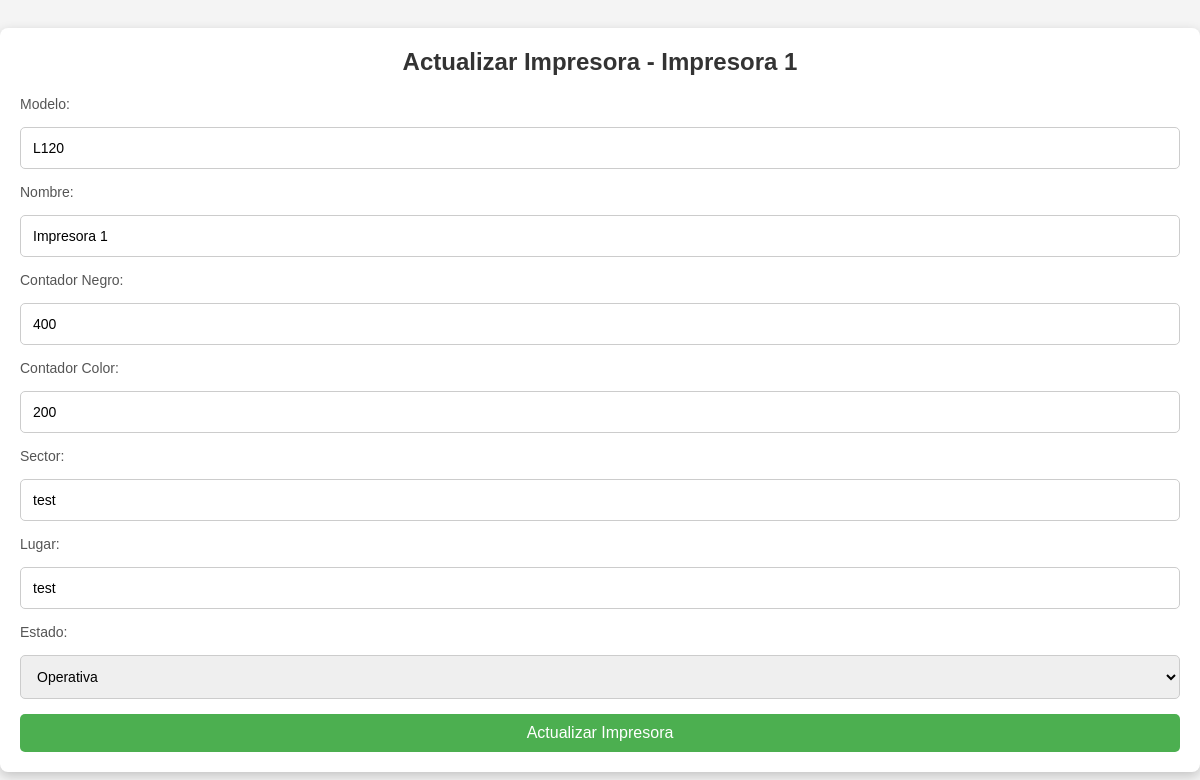
The page /controllers/actualizar_impresora.php?id=3 (signed in) on the database its author committed.
### tables this page shows
CREATE TABLE impresoras (
    id INT AUTO_INCREMENT PRIMARY KEY,
    modelo VARCHAR(100),
    nombre VARCHAR(100),
    contador_negro INT DEFAULT 0,
    contador_color INT DEFAULT 0,
    total_impresiones INT GENERATED ALWAYS AS (contador_negro + contador_color) STORED,
    fecha_instalacion DATE,
    lugar VARCHAR(100),
    sector VARCHAR(100),
    fecha_actualizacion TIMESTAMP DEFAULT CURRENT_TIMESTAMP ON UPDATE CURRENT_TIMESTAMP,
    estado ENUM('operativa', 'mantenimiento', 'fuera de servicio') DEFAULT 'operativa',
    fecha_registro TIMESTAMP DEFAULT CURRENT_TIMESTAMP
);

CREATE TABLE nombres (
    id INT AUTO_INCREMENT PRIMARY KEY,
    nombre_impresora VARCHAR(100) UNIQUE NOT NULL
);

CREATE TABLE modelos (
    id INT AUTO_INCREMENT PRIMARY KEY,
    nombre_modelo VARCHAR(100) UNIQUE NOT NULL
);

### controllers/actualizar_impresora.php (the view, shortened to what this page needs)
<?php
$conn = new mysqli('localhost', 'root', '', 'gestion_impresoras');
if (isset($_GET['id']) && is_numeric($_GET['id'])) {
    $id = $_GET['id'];
    $sql = "SELECT impresoras.*, modelos.nombre_modelo AS modelo, nombres.nombre_impresora AS nombre
            FROM impresoras
            LEFT JOIN modelos ON impresoras.modelo_id = modelos.id
            LEFT JOIN nombres ON impresoras.nombre_id = nombres.id
            WHERE impresoras.id = ?";
    $stmt = $conn->prepare($sql);
    $stmt->bind_param("i", $id);
    $stmt->execute();
    $result = $stmt->get_result();
    if ($result && $result->num_rows > 0) {
        $impresora = $result->fetch_assoc();
    } else {
        die("Impresora no encontrada.");
    }
} else {
    die("ID de impresora no proporcionado o no válido.");
}
?>
<!DOCTYPE html>
<html lang="es">
<head>
    <link rel="stylesheet" href="../assets/css/styles.css">
</head>
<body>
    <div class="container">
        <h1>Actualizar Impresora - <?php echo htmlspecialchars($impresora['nombre']); ?></h1>
        <form action="" method="POST">
            <label for="modelo">Modelo:</label>
            <input type="text" id="modelo" name="modelo" value="<?php echo htmlspecialchars($impresora['modelo']); ?>" readonly>
            <label for="nombre">Nombre:</label>
            <input type="text" id="nombre" name="nombre" value="<?php echo htmlspecialchars($impresora['nombre']); ?>" readonly>
            <label for="contador_negro">Contador Negro:</label>
            <input type="number" id="contador_negro" name="contador_negro" value="<?php echo $impresora['contador_negro']; ?>" readonly>
            <label for="contador_color">Contador Color:</label>
            <input type="number" id="contador_color" name="contador_color" value="<?php echo $impresora['contador_color']; ?>" readonly>
            <label for="sector">Sector:</label>
            <input type="text" id="sector" name="sector" value="<?php echo htmlspecialchars($impresora['sector']); ?>" required>
            <label for="lugar">Lugar:</label>
            <input type="text" id="lugar" name="lugar" value="<?php echo htmlspecialchars($impresora['lugar']); ?>" required>
            <label for="estado">Estado:</label>
            <select id="estado" name="estado">
                <option value="operativa" <?php echo ($impresora['estado'] == 'operativa') ? 'selected' : ''; ?>>Operativa</option>
            </select>
            <button type="submit">Actualizar Impresora</button>
        </form>
    </div>
</body>
</html>

### assets/css/styles.css (style rules this page uses)
* { margin: 0; padding: 0; box-sizing: border-box; }
body { font-family: Arial, sans-serif; background-color: #f4f4f4; color: #333; display: flex; justify-content: center; align-items: center; min-height: 100vh; margin: 0; }
.container { width: 100%; max-width: 1200px; background-color: #fff; padding: 20px; border-radius: 8px; box-shadow: 0 4px 12px rgba(0, 0, 0, 0.2); margin: 20px auto; text-align: center; }
h1 { font-size: 24px; margin-bottom: 20px; color: #333; }
.button, button[type="submit"] { background-color: #4caf50; color: white; padding: 10px 20px; border: none; border-radius: 5px; cursor: pointer; text-decoration: none; font-size: 16px; transition: background-color 0.3s ease; }
form { display: flex; flex-direction: column; gap: 15px; margin-top: 20px; }
label { text-align: left; font-size: 14px; color: #555; }
input[type="text"], input[type="number"], input[type="date"], input[type="password"], select { width: 100%; padding: 12px; border: 1px solid #ccc; border-radius: 5px; font-size: 14px; }

### rows shown on the page
impresoras: nombre.nombre_impresora "Impresora 1", modelo "L120", nombre "Impresora 1", contador_negro "400", contador_color "200", sector "test", lugar "test", estado "Operativa"
